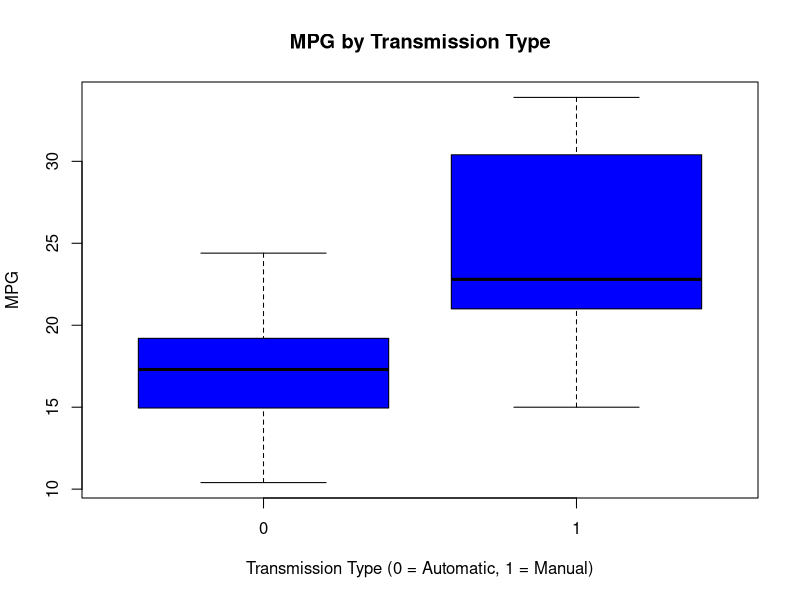
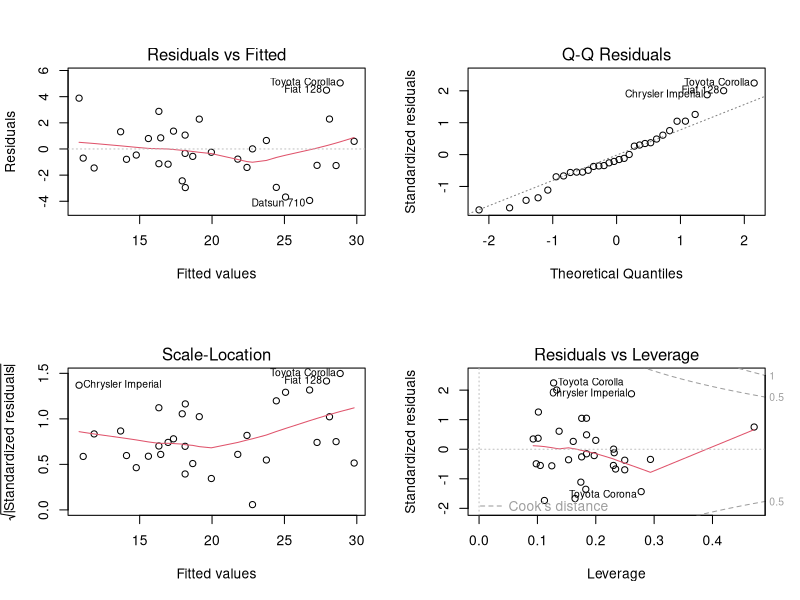

Recreate these plots in R, in order.
## ---- chunk 1
knitr::opts_chunk$set(echo = TRUE)
## ---- chunk 2
library(ggplot2)
data(mtcars)
head(mtcars, n=3)
dim(mtcars)
mtcars$cyl <- as.factor(mtcars$cyl)
mtcars$vs <- as.factor(mtcars$vs)
mtcars$am <- factor(mtcars$am)
mtcars$gear <- factor(mtcars$gear)
mtcars$carb <- factor(mtcars$carb)
attach(mtcars)
## ---- chunk 3
testResults <- t.test(mpg ~ am)
testResults$p.value
## ---- chunk 4
testResults$estimate
## ---- chunk 5
fullModelFit <- lm(mpg ~ ., data = mtcars)
summary(fullModelFit)  # results hidden
summary(fullModelFit)$coeff  # results hidden
## ---- chunk 6
stepFit <- step(fullModelFit)
summary(stepFit) # results hidden
summary(stepFit)$coeff # results hidden
## ---- chunk 7
sum((abs(dfbetas(stepFit)))>1)
## ---- chunk 8
  boxplot(mpg ~ am, 
          xlab="Transmission Type (0 = Automatic, 1 = Manual)", 
          ylab="MPG",
          main="MPG by Transmission Type",col="blue")
## ---- chunk 9
par(mfrow = c(2, 2))
plot(stepFit)
